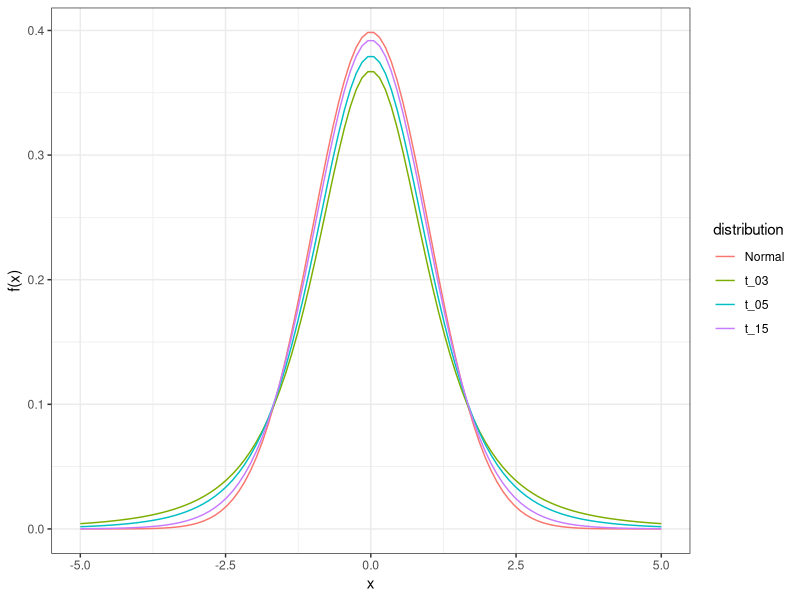
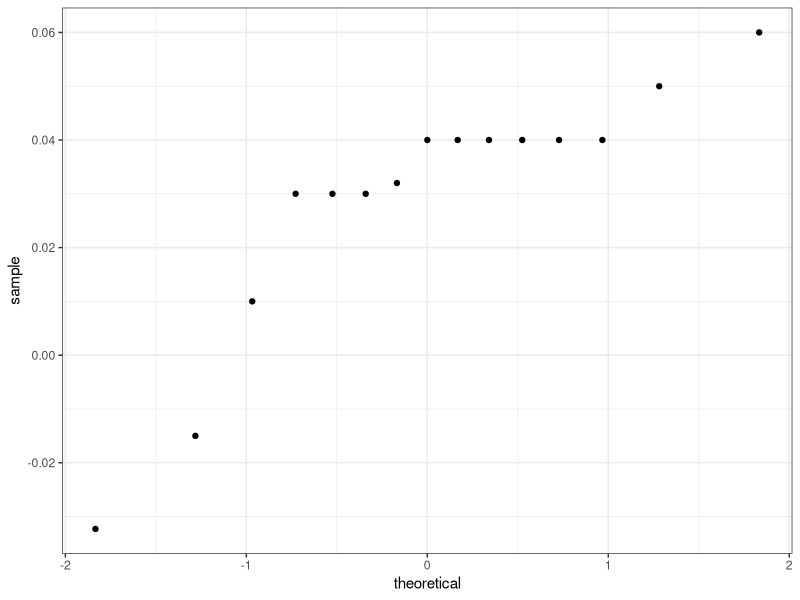

These figures' R source, in order:
## ---- chunk 1
library(tidyverse)
library(dslabs)
data("polls_us_election_2016")
ds_theme_set()
polls <- polls_us_election_2016 %>%
filter(state == "U.S." & enddate >= "2016-10-31" &
(grade %in% c("A+","A","A-","B+") | is.na(grade))) %>%
mutate(spread = rawpoll_clinton/100 - rawpoll_trump/100)

one_poll_per_pollster <- polls %>% group_by(pollster) %>%
filter(enddate == max(enddate)) %>%
ungroup()
## ---- chunk 2
x <- seq(-5,5, len=100)
data.frame(x=x, Normal = dnorm(x, 0, 1), t_03 = dt(x,3), t_05 = dt(x,5), t_15=dt(x,15)) %>% gather(distribution, f, -x) %>% ggplot(aes(x,f, color = distribution)) + geom_line() +ylab("f(x)")
## ---- chunk 3
one_poll_per_pollster %>%
ggplot(aes(sample=spread)) + stat_qq()
## ---- chunk 4
z <- qt(0.975, nrow(one_poll_per_pollster)-1)
one_poll_per_pollster %>%
summarize(avg = mean(spread), moe = z*sd(spread)/sqrt(length(spread))) %>%
mutate(start = avg - moe, end = avg + moe)
## ---- chunk 5
qt(0.975, 14)
## ---- chunk 6
qnorm(0.975)
## ---- chunk 7
data("polls_us_election_2016")
polls_us_election_2016 %>%
filter(state =="Wisconsin" &
enddate >="2016-10-31" &
(grade %in% c("A+","A","A-","B+") | is.na(grade))) %>%
mutate(spread = rawpoll_clinton/100 - rawpoll_trump/100) %>%
mutate(state = as.character(state)) %>%
left_join(results_us_election_2016, by = "state") %>%
mutate(actual = clinton/100 - trump/100) %>%
summarize(actual = first(actual), avg = mean(spread),
sd = sd(spread), n = n()) %>%
select(actual, avg, sd, n)
